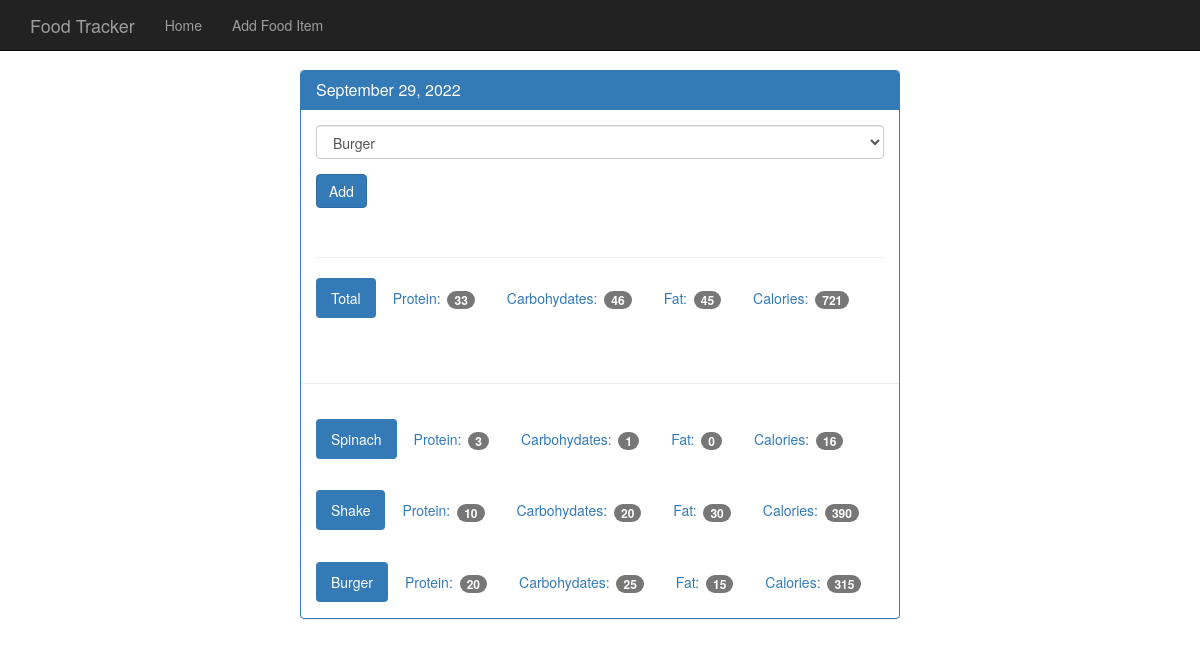
The page /view/20220929 on the database its author committed.
### tables this page shows
CREATE TABLE food (
  id integer primary key autoincrement,
  name text not null,
  protein integer not null,
  carbohydrates integer not null,
  fat integer not null,
  calories integer not null
);

### app.py (the view)
@app.route('/view/<date>', methods=['GET', 'POST']) # date is 20200520
def view(date):
    db = get_db()
    cur = db.execute('SELECT id, entry_date from log_date WHERE entry_date = ?', [date])
    date_result = cur.fetchone()
    if request.method == 'POST':
        db.execute('''
        INSERT INTO food_date (food_id, log_date_id)
        VALUES (?, ?)', [request.form['food-select'], date_result['id']]''')
        db.commit()
    d = datetime.strptime(str(date_result['entry_date']), '%Y%m%d')
    pretty_date = datetime.strftime(d, '%B %d, %Y')
    food_cur = db.execute('SELECT id, name FROM food')
    food_results = food_cur.fetchall()
    log_cur = db.execute('''
    SELECT food.name, food.protein, food.carbohydrates, food.fat, food.calories
    FROM log_date
    JOIN food_date ON food_date.log_date_id = log_date.id
    JOIN food ON food.id = food_date.food_id
    WHERE log_date.entry_date = ?''', [date])
    log_results = log_cur.fetchall()
    totals = {}
    totals['protein'] = 0
    totals['carbohydrates'] = 0
    totals['fat'] = 0
    totals['calories'] = 0
    for food in log_results:
        totals['protein'] += food['protein']
        totals['carbohydrates'] += food['carbohydrates']
        totals['fat'] += food['fat']
        totals['calories'] += food['calories']
    return render_template('day.html', entry_date=date_result['entry_date'],
    pretty_date=pretty_date,
    food_results=food_results,
    log_results=log_results,
    totals=totals)

### database.py (called while the page is built)
def connect_db():
    sql = sqlite3.connect('/Users/brendanmichaelbrown/Documents/Flask_Learning/food_tracking_app/food_log.db')
    sql.row_factory = sqlite3.Row
    return sql

def get_db():
    if not hasattr(g, 'sqlite3_db'):
        g.sqlite_db = connect_db()
    return g.sqlite_db

### templates/day.html
{% extends "base.html" %}
{% block body %}
  <body>
    <nav class="navbar navbar-inverse navbar-fixed-top">
      <div class="container">
        <div class="navbar-header">
          <a class="navbar-brand" href="{{ url_for('index') }}">Food Tracker</a>
        </div>
        <div id="navbar" class="navbar-collapse collapse">
          <ul class="nav navbar-nav">
            <li><a href="{{ url_for('index') }}">Home</a></li>
            <li><a href="{{ url_for('food') }}">Add Food Item</a></li>
          </ul>
        </div>
      </div>
    </nav>
    <div class="container theme-showcase col-sm-6 col-sm-offset-3" role="main">
      <div class="row">
        <div>
          <div class="panel panel-primary">
            <div class="panel-heading">
              <h3 class="panel-title">{{ pretty_date }}</h3>
            </div>
            <div class="panel-body">
              <form method="POST" action="{{ url_for('view', date=entry_date) }}">
                <div class="form-group">
                  <select class="form-control" name="food-select">
                    {% for food in food_results %}
                    <option value={{ food.id }}>{{ food.name }}</option>
                    {% endfor %}
                  </select>
                </div>
                <button type="submit" class="btn btn-primary">Add</button>
              </form>
              <div class="page-header"></div>
              <ul class="nav nav-pills" role="tablist">
                <li class="active"><a>Total</a></li>
                <li><a>Protein: <span class="badge">{{ totals.protein }}</span></a></li>
                <li><a>Carbohydates: <span class="badge">{{ totals.carbohydrates }}</span></a></li>
                <li><a>Fat: <span class="badge">{{ totals.fat }}</span></a></li>
                <li><a>Calories: <span class="badge">{{ totals.calories }}</span></a></li>
              </ul>
            </div>
            <div class="page-header"></div>
            {% for food in log_results %}
            <div class="panel-body">
              <ul class="nav nav-pills" role="tablist">
                <li class="active"><a>{{ food.name }}</a></li>
                <li><a>Protein: <span class="badge">{{ food.protein }}</span></a></li>
                <li><a>Carbohydates: <span class="badge">{{ food.carbohydrates }}</span></a></li>
                <li><a>Fat: <span class="badge">{{ food.fat }}</span></a></li>
                <li><a>Calories: <span class="badge">{{ food.calories }}</span></a></li>
              </ul>
            </div>
            {% endfor %}
          </div>
        </div>
      </div>
    </div>
  </body>
{% endblock %}

### static/theme.css (style rules this page uses)
body { padding-top: 70px; padding-bottom: 30px; }

### rows shown on the page
food: name "Spinach", protein "3", carbohydrates "1", fat "0", calories "16"
food: name "Shake", protein "10", carbohydrates "20", fat "30", calories "390"
food: name "Burger", protein "20", carbohydrates "25", fat "15", calories "315"

### other values the page prints
{{ pretty_date }} "September 29, 2022"
{{ totals.protein }} "33"
{{ totals.carbohydrates }} "46"
{{ totals.fat }} "45"
{{ totals.calories }} "721"
form field food-select "Burger"
